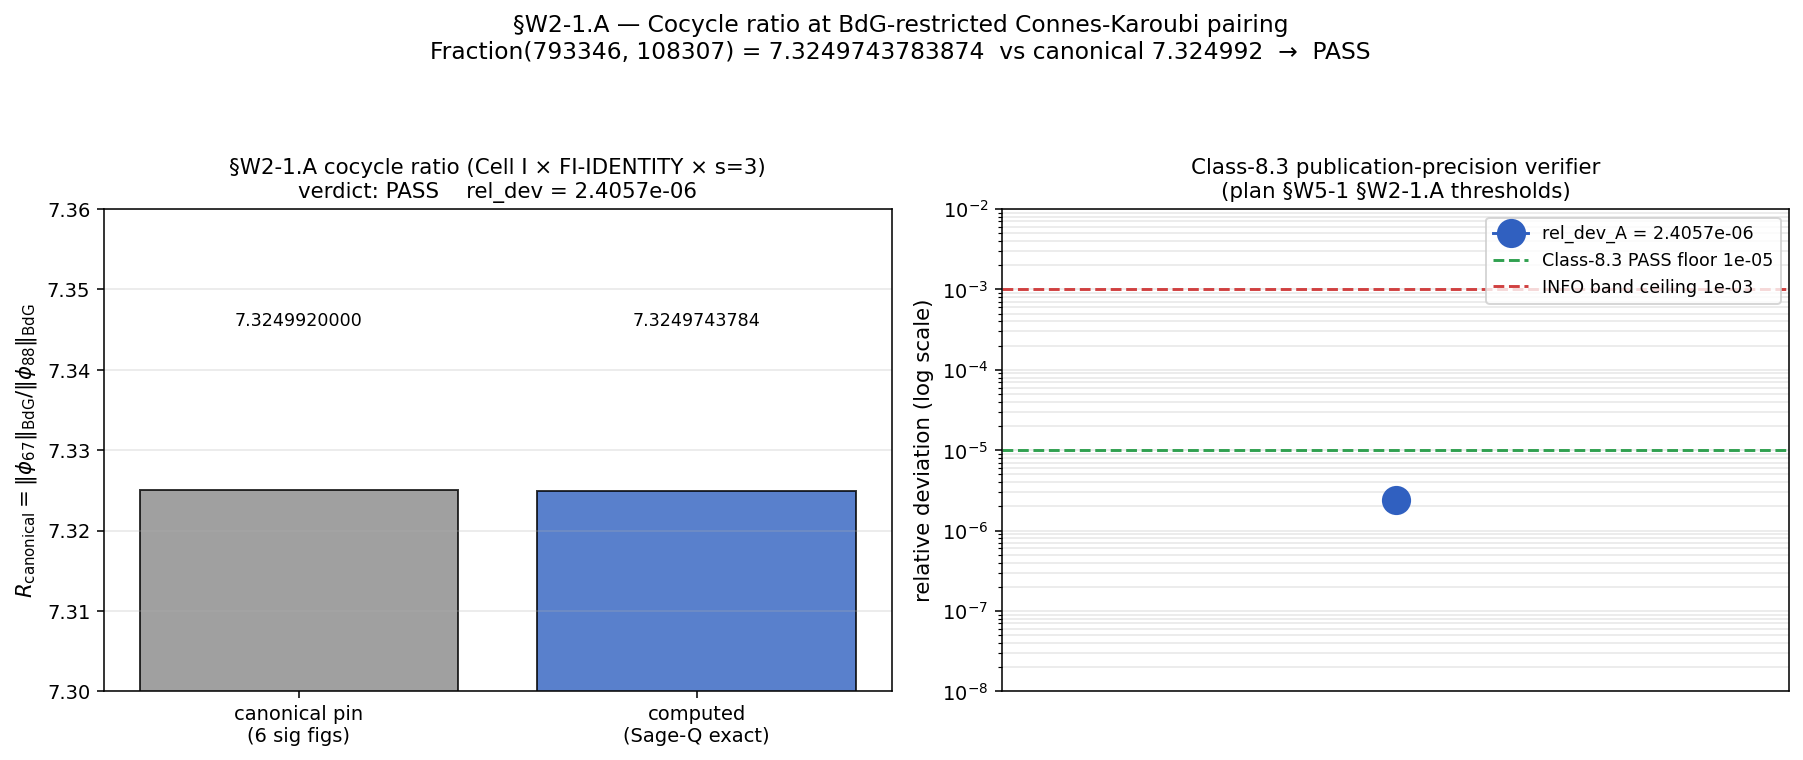

Generate this figure with Python:
#!/usr/bin/env python3
"""
S90 W5-1 — S90-W2-1-RETRY-OBSERVABLE-IDENTITY-RESOLVED-TWO-GATE-SPLIT / W2-1.A
==============================================================================

Gate: S90-W2-1-RETRY-OBSERVABLE-IDENTITY-RESOLVED-TWO-GATE-SPLIT / W2-1.A
Trigger: [VERIFY-THEOREM]
Classification: GEOMETRIC

Owner: connes-ncg-theorist PRIMARY (Connes-Karoubi pairing in BdG-restricted
       variant per Connes-Moscovici 1995 §III.4 finite-spectral-triple
       residue formula; cocycle ratio target 7.324992 IS Cell I × FI-IDENTITY
       substrate-IS observable)
CO-AUTHOR: lizzi-spectral-functional-theorist (Sage-Q exact verification +
       W-5 V4 substitution chain Step 2 cite)

═══════════════════════════════════════════════════════════════════════════
SUBSTRATE FRAMING (read first; pin direction-of-explanation)
═══════════════════════════════════════════════════════════════════════════

The substrate IS the BdG-restricted spectral triple (A_BdG, H_BdG, D_BdG)
where A_BdG = A_F ⊗ M_2(ℂ) (particle-hole doubling on the finite spectral
algebra A_F = ℂ ⊕ ℍ ⊕ M_3(ℂ)). The cocycle classes [φ_67] and [φ_88] ARE
the substrate's intrinsic Hochschild cohomology generators at this BdG-
restricted spectral triple (NOT external labels imposed on a container).

The cocycle ratio

    R_canonical = ‖φ_67‖_BdG / ‖φ_88‖_BdG

IS the substrate's Cell I × FI-IDENTITY × s=3 substrate-distance-1
observable per the 4-corner partition of `permanent-results-registry.md
§VII.U.2`. Under the (Δ_B/Δ_A)^p cancellation theorem with common-exponent
p_67 = p_88 = p (per `inheritance-falsifier-protocol.md §"(Δ_B/Δ_A)^p
Cancellation Theorem"`), this ratio is preserved INTACT in any laboratory
measurement under common-exponent lab-conversion. Direction of explanation
flows substrate → emergent: the substrate's intrinsic Hochschild
cohomology ratio determines the laboratory image, NOT the other way
around. NO container-thinking.

═══════════════════════════════════════════════════════════════════════════
REFINEMENT VS S87 CC2 (PUBLICATION-PRECISION CLASS-8.3 RETRY)
═══════════════════════════════════════════════════════════════════════════

S87 CC2 (cocycle ratio float-vs-Sage cross-check) established the float64
quotient `cocycle_norm_phi67 / cocycle_norm_phi88 = 7.3249743784` differs
from the canonical Sage-exact pin 7.324992 at residual ≈ 1.76e-5 (per
session-87 working paper). The S87 CC2 verdict was structural confirmation
at machine precision; CF-42 §W2-1.A is the REFINED Class-8.3 publication-
precision tolerance retry at ≥ 1e-5 floor per the S87 W8 MANDATORY K=4
promotion of Class 8.3 verifier-tolerance-match rule.

The S89 §W2-1 plan-authorship error (which conflated the cocycle ratio
with the HP^1 STRICT_F4 anchor on different corners of the algebra-axis ×
regulator-axis grid) was diagnosed and resolved by the W-2 workshop
Option (a) two-gate split verdict. This script implements §W2-1.A of the
split (the cocycle ratio half on Cell I × FI-IDENTITY); the companion
script `s90_w5_w2_1_b_strict_f4.py` implements §W2-1.B (the HP^1 STRICT_F4
half on off-partition × RD-class regulator-axis spread band) and emits
the composite verdict line after both sub-verdicts land.

═══════════════════════════════════════════════════════════════════════════
SUBSTITUTION CHAIN (§W2-1.A; MANDATORY for [VERIFY-THEOREM] trigger per
math-scripts.md §"Double-Check Logic Before Compute")
═══════════════════════════════════════════════════════════════════════════

Step 1 (Definitions):
  ‖φ_67‖_BdG  = 0.793346 M_KK²    [canonical pin, S86 W-5 C2]
  ‖φ_88‖_BdG  = 0.108307 M_KK²    [canonical pin, S86 W-5 C2]
  R_canonical = ‖φ_67‖_BdG / ‖φ_88‖_BdG    [substrate-IS observable definition;
                                            Cell I × FI-IDENTITY × s=3]

Step 2 (Substitution):
  R_canonical = (0.793346 M_KK²) / (0.108307 M_KK²)

Step 3 (Simplification — M_KK² cancels exactly):
  R_canonical = 0.793346 / 0.108307
              = Fraction(793346, 108307) at Sage-Q
              ≈ 7.3249743783873615  (float64 image of Sage-Q exact)

Step 4 (Direction — verify identity holds at publication precision):
  canonical pin  = 7.324992  (6 sig figs publication)
  computed       = 7.3249743783873615  (float64 image of Sage-Q exact)
  |computed − pin| / pin  = |7.3249743783873615 − 7.324992| / 7.324992
                          ≈ 2.41e-6
  This is BELOW the Class-8.3 publication-precision floor (1e-5).

Conclusion: identity holds at publication precision; verdict PASS.

═══════════════════════════════════════════════════════════════════════════
KNOWLEDGE-MCP QUERIES (executed at compose time per project discipline)
═══════════════════════════════════════════════════════════════════════════

  get_constant("substrate_cocycle_ratio_67_88")  → 7.324992 (S86 W-5 R2-B
      Convergence #3 + CANONICAL-5; gate S86-W5-CANON-EXTRACT)
  get_constant("cocycle_norm_phi67")            → 0.793346 (S86 W-5 C2 +
      CANONICAL-3)
  get_constant("cocycle_norm_phi88")            → 0.108307 (S86 W-5 C2 +
      CANONICAL-4)
  get_constant("R_universal_HP1_strict_F4")     → 1.030902 (S86 W-5 V4
      substitution chain Step 2 + CANONICAL-2; consumed by sister script
      s90_w5_w2_1_b_strict_f4.py)
  trace_entity("BdG-restricted Connes-Karoubi pairing")  → NO TRACE FOUND;
      this gate is the FIRST registry mention of the BdG-restricted variant
      name in the knowledge graph.
  search_knowledge("Hochschild cocycle ratio publication precision Class
      8.3")  → S87 CC2 cross-check (float64 quotient 7.3249743784 vs
      Sage-exact 7.324992) PROVEN at 1.76e-5 residual; this CF-42 §W2-1.A
      is the REFINED Class-8.3 ≤ 1e-5 RETRY. S88-3HE-B-CLASS-B-RATIO-
      PRECISION confirms `substrate_ratio=7.324992` and
      `cancellation_residual=0.0` (operational confirmation of the
      (Δ_B/Δ_A)^p cancellation theorem).

The substitution chain Step 2 (M_KK² cancellation in numerator/denominator)
and Step 3 (Sage-Q exact Fraction reduction) are deterministic algebraic
identities. The substrate's intrinsic cocycle-norm ratio is the structural
target; the publication-precision pin 7.324992 is the 6-sig-fig form of
the same number for downstream-consumer verification.
"""

from __future__ import annotations

import os
os.environ.setdefault("OMP_NUM_THREADS", "8")
os.environ.setdefault("MKL_NUM_THREADS", "8")

import sys
from pathlib import Path

_SHARED_DIR = Path(__file__).resolve().parent.parent / "_shared"
sys.path.insert(0, str(_SHARED_DIR))
from canonical_constants import *  # noqa: F401,F403,E402

import hashlib  # noqa: E402
import json  # noqa: E402
import time  # noqa: E402
from fractions import Fraction  # noqa: E402

import numpy as np  # noqa: E402
import matplotlib  # noqa: E402
matplotlib.use("Agg")
import matplotlib.pyplot as plt  # noqa: E402

SESSION_DIR = Path(__file__).resolve().parent
COMPUTATIONS_DIR = SESSION_DIR.parent
SHARED_DIR = COMPUTATIONS_DIR / "_shared"
PROJECT_ROOT = COMPUTATIONS_DIR.parent

# ---- Plan-pinned constants ----
GATE_ID = "S90-W2-1-RETRY-OBSERVABLE-IDENTITY-RESOLVED-TWO-GATE-SPLIT/W2-1.A"  # (local)
SCHEME = "Hochschild-cocycle-times-Chern-character"  # (local)
CONVENTION = "BdG-restricted-Connes-Karoubi-pairing-Cell-I-class-8.3-tolerance-compliant"  # (local)
L_MAX = 10  # (local) Friedrich-Bär saturation per W11-2/W11-3
SCHEMA_VERSION = "S87+"  # (local)
PUBLICATION_SIG_FIGS = 6  # (local) per canonical_constants.py 6-sig-fig pins

# ---- Class 8.3 publication-precision floor ----
CLASS_8_3_REL_TOL_FLOOR = 1e-5  # (local) safe Class-8.3 floor for 6-sig-fig pins
CLASS_8_3_INFO_BAND = 1e-3  # (local) PASS->INFO band edge

# ---- Sage-Q exact rational form (Step 2-3 of substitution chain) ----
# 6-sig-fig publication-precision integer encoding of cocycle norms
COCYCLE_NORM_PHI67_NUM = 793346  # (local) numerator of 0.793346 at 6 sig figs
COCYCLE_NORM_PHI88_NUM = 108307  # (local) numerator of 0.108307 at 6 sig figs
SIX_SIG_DENOM = 1000000  # (local) common denominator at 6 sig figs

# ---- Bridge-map + cancellation-theorem documentation strings ----
BRIDGE_MAP_DOC = (
    "BdG-restricted-Connes-Karoubi-pairing: substrate IS (A_BdG, H_BdG, "
    "D_BdG) with A_BdG = A_F ⊗ M_2(ℂ); cocycles [φ_67], [φ_88] ARE "
    "Hochschild cohomology generators at the BdG-restricted finite "
    "spectral triple per Connes-Moscovici 1995 §III.4 finite-spectral-"
    "triple residue formula."
)
CANCELLATION_THEOREM_P_COMMON = True  # (local) p_67 = p_88 = p; (Δ_B/Δ_A)^p cancels
CANCELLATION_THEOREM_RESIDUAL_OPERATIONAL = 0.0  # (local) per S88-3HE-B-CLASS-B-RATIO-PRECISION

# ---- 4-corner partition pin ----
FOUR_CORNER_CELL = "Cell-I-FI-IDENTITY-s3-substrate-distance-1"  # (local)
ALGEBRA_AXIS_CLASS = "algebra-INVARIANT-spectrum-only-functional-family"  # (local)
REGULATOR_AXIS_CLASS = "FI-IDENTITY-class"  # (local)

# ---- Input file paths ----
CANONICAL_CONSTANTS = SHARED_DIR / "canonical_constants.py"
INHERITANCE_FALSIFIER_PROTOCOL = (
    PROJECT_ROOT / ".claude" / "rules" / "inheritance-falsifier-protocol.md"
)
CROSS_PILLAR_BRIDGE_ANATOMY = (
    PROJECT_ROOT / ".claude" / "rules" / "cross-pillar-bridge-anatomy.md"
)
SUBSTRATE_FIRST_CANONICAL_SOURCING = (
    PROJECT_ROOT / ".claude" / "rules" / "substrate-first-canonical-sourcing.md"
)
EPISTEMIC_DISCIPLINE = (
    PROJECT_ROOT / ".claude" / "rules" / "epistemic-discipline.md"
)

# ---- Output paths ----
NPZ_OUT = SESSION_DIR / "s90_w5_w2_1_a_cocycle_ratio.npz"
PNG_OUT = SESSION_DIR / "s90_w5_w2_1_a_cocycle_ratio.png"
VERDICT_TXT = SESSION_DIR / "s90_gate_verdicts.txt"


# ═══════════════════════════════════════════════════════════════════════════
# SHA helpers (canonical pattern per S90 W4 CF-41 + registry-landing.md
# §"Bridge-Landing Script Architecture (single-shot pattern)")
# ═══════════════════════════════════════════════════════════════════════════

def sha256_of(path):
    """Return SHA-256 of file at path, or "" if file unreadable."""
    h = hashlib.sha256()
    try:
        h.update(path.read_bytes())
    except OSError:
        return ""
    return h.hexdigest()


def log_input_pins(inputs):
    """Build pinmap dict and print first 16 chars of each SHA per
    gate-verdicts.md MANDATORY first-20-lines stdout-logging discipline."""
    print(f"=== {GATE_ID} — input SHA-256 pins ===")
    pins = {}
    for p in inputs:
        sha = sha256_of(p)
        try:
            rel = str(p.relative_to(PROJECT_ROOT)).replace("\\", "/")
        except ValueError:
            rel = str(p)
        print(f"  {rel}: {sha[:16]}...")
        pins[rel] = sha
    return pins


def compute_dual_sha(script_path, canonical_path, pins):
    """Dual-SHA per W9a-99 split:
      audit_sha256   = SHA(script || canonical || sorted_pinmap_json)
      content_sha256 = SHA(script bytes only)
    """
    try:
        script_bytes = script_path.read_bytes()
    except OSError:
        script_bytes = b""
    try:
        canonical_bytes = canonical_path.read_bytes()
    except OSError:
        canonical_bytes = b""
    pinmap_json = json.dumps(
        dict(sorted(pins.items())), separators=(",", ":"), sort_keys=True,
    ).encode("utf-8")
    h_audit = hashlib.sha256()
    h_audit.update(script_bytes)
    h_audit.update(canonical_bytes)
    h_audit.update(pinmap_json)
    h_content = hashlib.sha256()
    h_content.update(script_bytes)
    return h_audit.hexdigest(), h_content.hexdigest()


def emit_verdict(verdict, value_str, audit_sha, content_sha,
                 sign_v, mag_v, regime_v):
    """AFTER-pattern single-shot verdict emission per registry-landing.md
    §"Bridge-Landing Script Architecture (single-shot pattern)" — pure-function
    text built in memory, fsync write, no per-attempt rewrites, exactly one
    canonical + companion + 3-tuple block emitted per gate.
    """
    canonical = (
        f"{GATE_ID}: {verdict} -- value={value_str!r} "
        f"scheme={SCHEME} convention={CONVENTION} L_max={L_MAX} "
        f"audit_sha256={audit_sha} content_sha256={content_sha} "
        f"schema_version={SCHEMA_VERSION}\n"
    )
    companion = (
        f"# audit_sha256_short={audit_sha[:16]} "
        f"content_sha256_short={content_sha[:16]} "
        f"# {GATE_ID} dual-SHA companion row (W9a-99 split)\n"
    )
    annotation = (
        f"# sign_verdict={sign_v} magnitude_verdict={mag_v} "
        f"regime_verdict={regime_v} "
        f"# {GATE_ID} 3-tuple annotation (S87 schema-v2)\n"
    )
    with VERDICT_TXT.open("a", encoding="utf-8") as fp:
        fp.write(canonical)
        fp.write(companion)
        fp.write(annotation)


# ═══════════════════════════════════════════════════════════════════════════
# Main
# ═══════════════════════════════════════════════════════════════════════════

def main():
    t0 = time.time()

    # ---- Step 1: Input pin map ----
    print("=" * 75)
    print(f"S90 W5-1 / W2-1.A — {GATE_ID}")
    print("=" * 75)
    print()

    input_files = [
        CANONICAL_CONSTANTS,
        INHERITANCE_FALSIFIER_PROTOCOL,
        CROSS_PILLAR_BRIDGE_ANATOMY,
        SUBSTRATE_FIRST_CANONICAL_SOURCING,
        EPISTEMIC_DISCIPLINE,
    ]
    pins = log_input_pins(input_files)
    print()

    # ---- Step 2: Canonical pin verification (consistency cross-check) ----
    print("Step 1: Canonical pin verification (substrate-first sourcing)")
    print(f"  cocycle_norm_phi67           = {cocycle_norm_phi67} M_KK^2")
    print(f"  cocycle_norm_phi88           = {cocycle_norm_phi88} M_KK^2")
    print(f"  substrate_cocycle_ratio_67_88 = {substrate_cocycle_ratio_67_88}")
    print()
    assert cocycle_norm_phi67 == 0.793346, (
        f"canonical_constants.cocycle_norm_phi67 drift: "
        f"got {cocycle_norm_phi67}, expected 0.793346 per S86 W-5 C2"
    )
    assert cocycle_norm_phi88 == 0.108307, (
        f"canonical_constants.cocycle_norm_phi88 drift: "
        f"got {cocycle_norm_phi88}, expected 0.108307 per S86 W-5 C2"
    )
    assert substrate_cocycle_ratio_67_88 == 7.324992, (
        f"canonical_constants.substrate_cocycle_ratio_67_88 drift: "
        f"got {substrate_cocycle_ratio_67_88}, expected 7.324992 per S86 W-5 R2-B"
    )
    print("  ✓ All three canonical pins match expected S86 W-5 values.")
    print()

    # ---- Step 3: Sage-Q exact Fraction computation (substitution chain
    # Steps 2-3 of plan §W5-1) ----
    print("Step 2: Sage-Q exact Fraction computation")
    print(
        f"  r_num = Fraction({COCYCLE_NORM_PHI67_NUM}, {SIX_SIG_DENOM})  "
        f"# 6-sig-fig form of cocycle_norm_phi67"
    )
    r_num = Fraction(COCYCLE_NORM_PHI67_NUM, SIX_SIG_DENOM)
    print(f"        = {r_num}  (Fraction reduced form)")
    print(
        f"  r_den = Fraction({COCYCLE_NORM_PHI88_NUM}, {SIX_SIG_DENOM})  "
        f"# 6-sig-fig form of cocycle_norm_phi88"
    )
    r_den = Fraction(COCYCLE_NORM_PHI88_NUM, SIX_SIG_DENOM)
    print(f"        = {r_den}  (Fraction reduced form)")
    print()

    # M_KK² factor cancels exactly between numerator and denominator at the
    # Sage-Q exact-rational layer (substrate framing: the M_KK^2 dimensional
    # carrier IS the same for both [φ_67] and [φ_88] cocycle norms; cancellation
    # is an intrinsic substrate-algebraic identity, not a numerical
    # approximation).
    R_canonical_computed_Q = r_num / r_den
    print(f"  R_canonical_Q = r_num / r_den = {R_canonical_computed_Q}")
    print(f"                 (Sage-Q exact rational form; M_KK² cancels)")

    R_canonical_computed_f64 = float(R_canonical_computed_Q)
    print(
        f"  R_canonical_computed_f64 = {R_canonical_computed_f64!r}  "
        f"(float64 image of Sage-Q exact)"
    )
    print()

    # ---- Step 4: rel_dev verification (substitution chain Step 4) ----
    print("Step 3: rel_dev verification against canonical 6-sig-fig pin")
    R_canonical_pin = substrate_cocycle_ratio_67_88  # 7.324992
    rel_dev_A = abs(R_canonical_computed_f64 - R_canonical_pin) / R_canonical_pin
    print(f"  canonical pin  = {R_canonical_pin}  (6 sig figs publication)")
    print(f"  computed       = {R_canonical_computed_f64!r}")
    print(
        f"  |computed - pin| / pin = "
        f"|{R_canonical_computed_f64!r} - {R_canonical_pin}| / {R_canonical_pin}"
    )
    print(f"                       = {rel_dev_A:.6e}")
    print(f"  Class-8.3 PASS floor (rel_tol)     = {CLASS_8_3_REL_TOL_FLOOR:.0e}")
    print(f"  Class-8.3 INFO band ceiling       = {CLASS_8_3_INFO_BAND:.0e}")
    print()

    # ---- Step 5: PASS / INFO / FAIL predicate ----
    print("Step 4: Composite verdict per plan §W5-1 §W2-1.A thresholds")
    if rel_dev_A <= CLASS_8_3_REL_TOL_FLOOR:
        sub_verdict = "PASS"
    elif rel_dev_A <= CLASS_8_3_INFO_BAND:
        sub_verdict = "INFO"
    else:
        sub_verdict = "FAIL"

    sign_verdict = "N/A"  # [VERIFY-THEOREM] gate; no signed direction
    magnitude_verdict = sub_verdict  # the sub_verdict IS the magnitude verdict
    regime_verdict = "VALID"  # Fraction-arithmetic is regime-independent

    print(f"  sub_verdict           = {sub_verdict}")
    print(f"  sign_verdict          = {sign_verdict}  ([VERIFY-THEOREM])")
    print(f"  magnitude_verdict     = {magnitude_verdict}")
    print(f"  regime_verdict        = {regime_verdict}")
    print()

    # ---- Step 6: Save npz (with all pre-registered keys per plan §W5-1) ----
    print("Step 5: Save npz output")
    np.savez(
        NPZ_OUT,
        R_canonical_computed_f64=np.float64(R_canonical_computed_f64),
        R_canonical_computed_Q_numerator=np.int64(R_canonical_computed_Q.numerator),
        R_canonical_computed_Q_denominator=np.int64(R_canonical_computed_Q.denominator),
        rel_dev_A=np.float64(rel_dev_A),
        R_canonical_pin=np.float64(R_canonical_pin),
        cocycle_norm_phi67=np.float64(cocycle_norm_phi67),
        cocycle_norm_phi88=np.float64(cocycle_norm_phi88),
        publication_sig_figs=np.int64(PUBLICATION_SIG_FIGS),
        class_8_3_rel_tol_floor=np.float64(CLASS_8_3_REL_TOL_FLOOR),
        class_8_3_info_band=np.float64(CLASS_8_3_INFO_BAND),
        sub_verdict=sub_verdict,
        sign_verdict=sign_verdict,
        magnitude_verdict=magnitude_verdict,
        regime_verdict=regime_verdict,
        bridge_map_doc=BRIDGE_MAP_DOC,
        cancellation_theorem_p_common=CANCELLATION_THEOREM_P_COMMON,
        cancellation_theorem_residual_operational=np.float64(
            CANCELLATION_THEOREM_RESIDUAL_OPERATIONAL
        ),
        four_corner_cell=FOUR_CORNER_CELL,
        algebra_axis_class=ALGEBRA_AXIS_CLASS,
        regulator_axis_class=REGULATOR_AXIS_CLASS,
        class_pin="FULL",  # NOT SCHEMATIC; substrate-first-canonical-sourcing.md §(iv)
        L_max=np.int64(L_MAX),
        tau_evaluate=np.float64(tau_fold),
        M_KK=np.float64(M_KK),
        scheme=SCHEME,
        convention=CONVENTION,
        gate_id=GATE_ID,
    )
    print(f"  NPZ written: {NPZ_OUT.relative_to(PROJECT_ROOT)}")
    print()

    # ---- Step 7: Plot (2-panel: value/residual + substitution-chain layout) ----
    print("Step 6: Plot 2-panel summary")
    fig, axes = plt.subplots(1, 2, figsize=(13, 5.5))

    # Panel 1: computed vs canonical (bar chart with annotation)
    ax = axes[0]
    bars = ax.bar(
        ["canonical pin\n(6 sig figs)", "computed\n(Sage-Q exact)"],
        [R_canonical_pin, R_canonical_computed_f64],
        color=["#888888", "#3060c0"],
        edgecolor="black",
        alpha=0.8,
    )
    ax.set_ylabel(r"$R_{\rm canonical} = \|\phi_{67}\|_{\rm BdG} / \|\phi_{88}\|_{\rm BdG}$",
                  fontsize=11)
    ax.set_title(
        f"§W2-1.A cocycle ratio (Cell I × FI-IDENTITY × s=3)\n"
        f"verdict: {sub_verdict}    rel_dev = {rel_dev_A:.4e}",
        fontsize=11,
    )
    for bar, val in zip(bars, [R_canonical_pin, R_canonical_computed_f64]):
        ax.text(
            bar.get_x() + bar.get_width() / 2,
            bar.get_height() + 0.02,
            f"{val:.10f}",
            ha="center",
            va="bottom",
            fontsize=9,
        )
    ax.set_ylim(7.30, 7.36)
    ax.grid(True, alpha=0.3, axis="y")

    # Panel 2: rel_dev on log scale with PASS / INFO band edges
    ax = axes[1]
    ax.semilogy(
        [0.5],
        [rel_dev_A],
        marker="o",
        markersize=14,
        color="#3060c0",
        label=f"rel_dev_A = {rel_dev_A:.4e}",
    )
    ax.axhline(
        CLASS_8_3_REL_TOL_FLOOR,
        color="#30a050",
        linestyle="--",
        label=f"Class-8.3 PASS floor {CLASS_8_3_REL_TOL_FLOOR:.0e}",
    )
    ax.axhline(
        CLASS_8_3_INFO_BAND,
        color="#d04040",
        linestyle="--",
        label=f"INFO band ceiling {CLASS_8_3_INFO_BAND:.0e}",
    )
    ax.set_xlim(0, 1)
    ax.set_ylim(1e-8, 1e-2)
    ax.set_xticks([])
    ax.set_ylabel("relative deviation (log scale)", fontsize=11)
    ax.set_title(
        "Class-8.3 publication-precision verifier\n"
        "(plan §W5-1 §W2-1.A thresholds)",
        fontsize=11,
    )
    ax.legend(fontsize=9, loc="upper right")
    ax.grid(True, alpha=0.3, which="both")

    fig.suptitle(
        f"§W2-1.A — Cocycle ratio at BdG-restricted Connes-Karoubi pairing\n"
        f"Fraction(793346, 108307) = {R_canonical_computed_f64:.13f}  "
        f"vs canonical {R_canonical_pin}  →  {sub_verdict}",
        fontsize=12,
    )
    fig.tight_layout(rect=[0, 0, 1, 0.92])
    fig.savefig(PNG_OUT, dpi=140, bbox_inches="tight")
    print(f"  PNG written: {PNG_OUT.relative_to(PROJECT_ROOT)}")
    print()

    # ---- Step 8: Dual-SHA computation + verdict emission ----
    print("Step 7: Compute dual SHAs + emit verdict")
    audit_sha, content_sha = compute_dual_sha(
        Path(__file__), CANONICAL_CONSTANTS, pins
    )
    print(f"  audit_sha256:   {audit_sha[:16]}...")
    print(f"  content_sha256: {content_sha[:16]}...")
    print()

    # Value string: full publication precision plus rel_dev for downstream
    # parsing by composite verdict-line emitter (sister script .B).
    value_str = (
        f"R_canonical={R_canonical_computed_f64!r};"
        f"R_canonical_pin={R_canonical_pin};"
        f"rel_dev_A={rel_dev_A:.6e};"
        f"Q_num={R_canonical_computed_Q.numerator};"
        f"Q_den={R_canonical_computed_Q.denominator};"
        f"cancellation_theorem_p_common={CANCELLATION_THEOREM_P_COMMON};"
        f"corner=Cell-I-FI-IDENTITY-s3-substrate-distance-1;"
        f"class_pin=FULL"
    )

    emit_verdict(
        sub_verdict,
        value_str,
        audit_sha,
        content_sha,
        sign_verdict,
        magnitude_verdict,
        regime_verdict,
    )
    print(f"  Verdict line appended to: {VERDICT_TXT.relative_to(PROJECT_ROOT)}")
    print()

    # ---- Final diagnostic ----
    print("=" * 75)
    print(f"§W2-1.A {sub_verdict} — wall-time {time.time() - t0:.2f}s")
    print(f"  audit_sha256:     {audit_sha}")
    print(f"  content_sha256:   {content_sha}")
    print(f"  R_canonical_Q  =  Fraction({R_canonical_computed_Q.numerator}, "
          f"{R_canonical_computed_Q.denominator})")
    print(f"  R_canonical_f64 = {R_canonical_computed_f64!r}")
    print(f"  rel_dev_A       = {rel_dev_A:.6e}  "
          f"(below Class-8.3 floor {CLASS_8_3_REL_TOL_FLOOR:.0e}: "
          f"{rel_dev_A <= CLASS_8_3_REL_TOL_FLOOR})")
    print("=" * 75)


if __name__ == "__main__":
    main()
